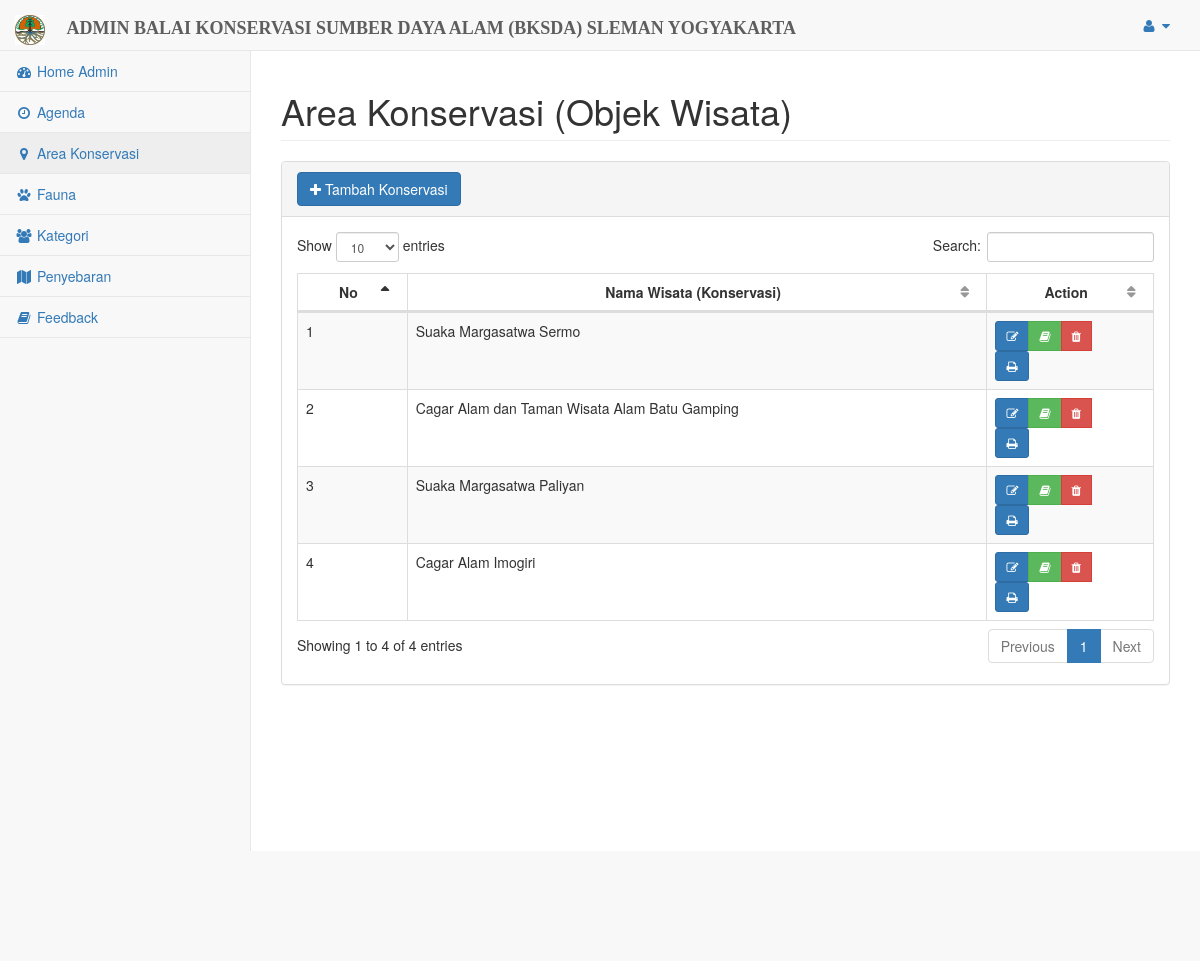
Screenshot of /admin/index.php?page=area_konservasi (signed in) with the database file from the repository.
### tables this page shows
CREATE TABLE `obyek_wisata` (
  `id` int(11) NOT NULL,
  `nama_wisata` varchar(50) NOT NULL,
  `lokasi` varchar(100) NOT NULL,
  `latitude` double NOT NULL,
  `longitude` double NOT NULL,
  `gambar` varchar(255) DEFAULT NULL
);

### admin/pages/area_konservasi.php (the view, shortened to what this page needs)
<?php
require_once 'konfigurasi/koneksi.php';
$query = "SELECT * FROM obyek_wisata";
$res = mysqli_query($con, $query);
$no = 1;
?>
<div id="page-wrapper" style="height: 100%;">
	<div class="row">
        <div class="col-lg-12">
            <h1 class="page-header">Area Konservasi (Objek Wisata)</h1>
        </div>
    </div>
    <div class="row" style="height: 100%;">
        <div class="col-lg-12">
            <div class="panel panel-default">
                <div class="panel-heading">
                    <button class="btn btn-primary" id="tambah-area_konservasi"><span class="fa fa-plus"></span> Tambah Konservasi</button>
                </div>
                <div class="panel-body">
                    <table width="100%" class="table table-striped table-bordered table-hover" id="dataTables-example">
                        <thead>
                            <tr>
                                <th>No</th>
                                <th>Nama Wisata (Konservasi)</th>
                                <th>Action</th>
                            </tr>
                        </thead>
                        <tbody>
                        	<?php while ($data = mysqli_fetch_assoc($res)) {
                             ?>
                             <tr class="odd gradeX">
                                <td><?php echo $no++; ?></td>
                                <td><?php echo $data["nama_wisata"]; ?></td>
                                <td width="150">
                                    <div class="btn-group" role="group" aria-label="Basic example">
                                       <button
                                       class="btn btn-primary btn-sm edit-area_konservasi"
                                       id=""
                                       id_wisata="<?php echo $data['id']; ?>"
                                       nama_wisata="<?php echo $data['nama_wisata']; ?>"
                                       lokasi="<?php echo $data['lokasi']; ?>"
                                       latitude="<?php echo $data['latitude']; ?>"
                                       longitude="<?php echo $data['longitude']; ?>"
                                       gambar="<?php echo $data['gambar']; ?>"
                                       >
                                       <span class="fa fa-edit"></span>
                                   </button>
                                   <a href="index.php?page=detail_konservasi2&id=<?php echo $data['id']; ?>" class="btn btn-success btn-sm"><i class="fa fa-book"></i></a>
                                   <a href="proses/hapus_konservasi.php?id=<?php echo $data['id']; ?>" class="btn btn-danger btn-sm hapus-konservasi">
                                       <span class="fa fa-trash"></span>
                                   </a>
																	 <form action="laporan/cetakareakonservasi.php" method="POST">
																			<button type="submit" name="button" class="btn btn-primary btn-sm"><i class="fa fa-print"></i> </button>
																	 </form>
                               </div>
                           </td>
                       </tr>
                       <?php } ?>
                   </tbody>
               </table>
           </div>
       </div>
   </div>
</div>
</div>

### admin/assets/mycss.css (style rules this page uses)
th { text-align: center; }

### admin/index.php (style rules this page uses)
html, body { height: 100%; margin: 0; padding: 0; }

### rows the page displays
obyek_wisata: nama_wisata "Suaka Margasatwa Sermo"
obyek_wisata: nama_wisata "Cagar Alam dan Taman Wisata Alam Batu Gamping"
obyek_wisata: nama_wisata "Suaka Margasatwa Paliyan"
obyek_wisata: nama_wisata "Cagar Alam Imogiri"
